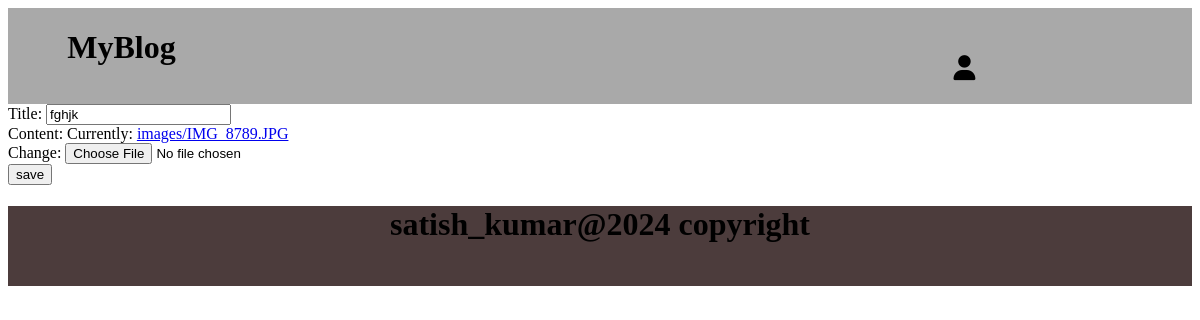
The app's page /editpost/11/, older data.
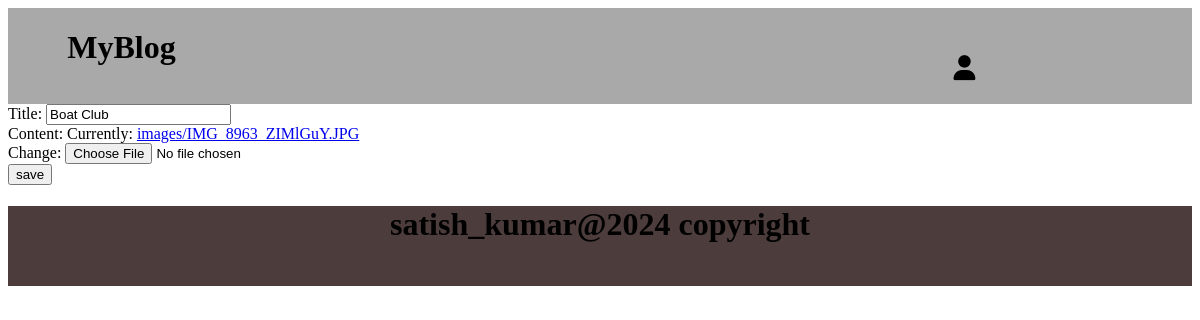
The same page, newer data.
### blog/models.py (models this page shows, shortened)
class Post(models.Model):
    title=models.CharField(max_length=50)
    content=models.ImageField(upload_to='images/')
    author=models.ForeignKey(User,on_delete=models.CASCADE)
    published_date=models.DateField(default=datetime.date.today)

### blog/views.py (the view)
# urls.py: path('editpost/<int:post_id>/',views.editpost,name='editpost'),
def editpost(req,post_id):
    post=Post.objects.get(id=post_id)
    if req.method=='POST':
       form=postedit(req.POST,req.FILES,instance=post)
       if form.is_valid():
            form.save()
            return redirect('allpost')
    else:
        form=postedit(instance=post)
    return render(req,'EditPost.html',{'form':form ,'post':post})

### blog/forms.py
class postedit(forms.ModelForm):
    class Meta:
        model=Post
        fields=['title','content']

### blog/templates/EditPost.html (shortened to what this page needs)
{% extends "base.html" %}
{% block container %}
<div class="edit">
    <div class="editform">
        <form action="" method="POST" enctype='multipart/form-data'>
            {{form}}
            <input type="submit" value='save'>
        </form>
    </div>
</div>
{% endblock container %}

Row changes from the older to the newer data that the page shows:
changed Post: title "fghjk" → "Boat Club"
Text that changed along with them:
text no longer shown: "Title: Content: Currently: images/IMG_8789.JPG Change:"
text now shown: "Title: Content: Currently: images/IMG_8963_ZIMlGuY.JPG Change:"
